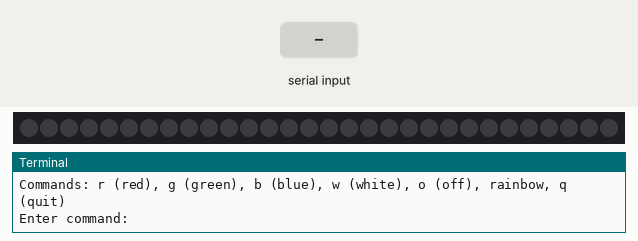
A program run on a simulated Raspberry Pi (BCM pin numbers). Parts: 30 RGB LEDs in strip order, left to right, the last lines printed to the terminal. The test bench sets the inputs (shaded band). Dim RGB values are drawn brighter than linear.

Above: at 1.2 s.
1.3 s: "rainbow" typed at the terminal, then Enter
At 1.45 s:
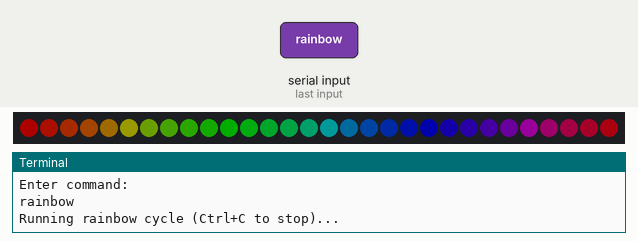
3.7 s: "r" typed at the terminal, then Enter
At 5.1 s:
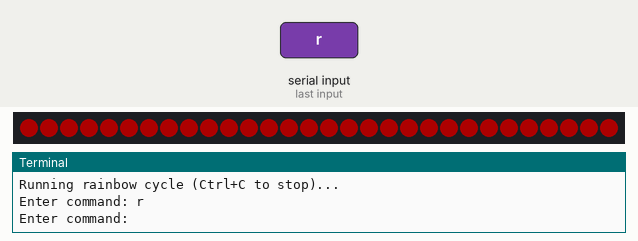
5.9 s: "g" typed at the terminal, then Enter
At 6.8 s:
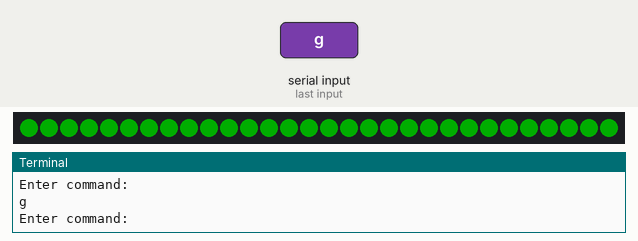
7.4 s: "b" typed at the terminal, then Enter
At 8.0 s:
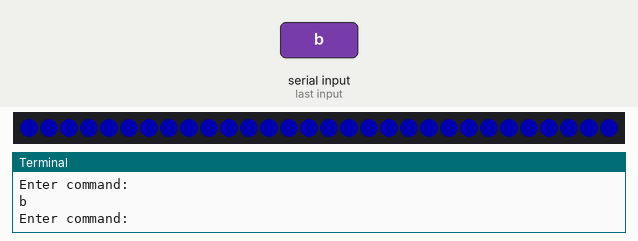
8.9 s: "w" typed at the terminal, then Enter
At 10.3 s:
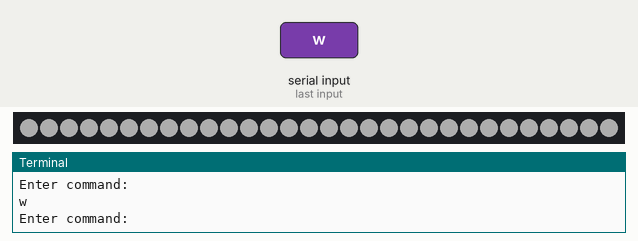
Timing chart, 0 to 11.4 s (numbered marks = the images above; inputs shaded):
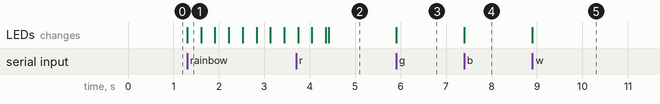

Measured:
- after the input at 1.3 s, the LEDs: change at once (image 1)
- after the input at 3.7 s, the LEDs: first differ from a run without the input after 0.72 s (image 2)
- after the input at 5.9 s, the LEDs: change at once (image 3)
- after the input at 7.4 s, the LEDs: change at once (image 4)
- after the input at 8.9 s, the LEDs: change at once (image 5)

The program:

debug_led.py
```python
#!/usr/bin/env python3
"""
NeoPixel Debug Script (Bit-bang version) for Jetson AGX Orin.
Requires: pip3 install adafruit-circuitpython-neopixel adafruit-blinka

Hardware:
- Connect NeoPixel DIN to Pin 7 (GPIO4 / AUD_MCLK) on the 40-pin header.
- Connect NeoPixel GND to Pin 6, 9, 14, 20, 25, 30, 34, or 39.
- Connect NeoPixel 5V to an external 5V supply.

Setup:
1. Ensure the user is in the 'gpio' group: sudo usermod -aG gpio $USER
2. Reboot or log out/in.
"""

import sys
import time
import board
import neopixel

# Using board.D4 (Pin 7 / GPIO4) for bit-banging.
# WARNING: Bit-banging WS2812 LEDs from user-space Python on Jetson/Linux is
# extremely sensitive to timing. If the strip flickers or shows wrong colors,
# it is because the OS kernel is interrupting the Python process.
PIXEL_PIN = board.D4
NUM_PIXELS = 30  # Adjust for your strip length
ORDER = neopixel.GRB

def main():
    print(f"Initializing NeoPixel strip on GPIO4 (Pin 7) with {NUM_PIXELS} pixels...")

    try:
        # Standard NeoPixel constructor (attempts bit-bang/PWM via Blinka)
        pixels = neopixel.NeoPixel(
            PIXEL_PIN,
            NUM_PIXELS,
            brightness=0.2,
            auto_write=False,
            pixel_order=ORDER
        )
    except Exception as e:
        print(f"Error: Could not initialize NeoPixels. {e}")
        print("\nPossible fixes:")
        print("1. Run with sudo if you have permission errors.")
        print("2. Ensure 'adafruit-blinka' and 'adafruit-circuitpython-neopixel' are installed.")
        print("3. If you get a 'NeoPixel involves precise timing' error, the Adafruit")
        print("   library is refusing to bit-bang on this pin because it's unreliable.")
        return

    print("Commands: r (red), g (green), b (blue), w (white), o (off), rainbow, q (quit)")

    while True:
        cmd = input("Enter command: ").strip().lower()

        if cmd == 'q':
            break
        elif cmd == 'r':
            pixels.fill((255, 0, 0))
        elif cmd == 'g':
            pixels.fill((0, 255, 0))
        elif cmd == 'b':
            pixels.fill((0, 0, 255))
        elif cmd == 'w':
            pixels.fill((255, 255, 255))
        elif cmd == 'o':
            pixels.fill((0, 0, 0))
        elif cmd == 'rainbow':
            print("Running rainbow cycle (Ctrl+C to stop)...")
            try:
                for j in range(255):
                    for i in range(NUM_PIXELS):
                        pixel_index = (i * 256 // NUM_PIXELS) + j
                        pixels[i] = wheel(pixel_index & 255)
                    pixels.show()
                    time.sleep(0.01)
            except KeyboardInterrupt:
                pass
        else:
            print("Unknown command.")
            continue

        pixels.show()

def wheel(pos):
    if pos < 0 or pos > 255:
        return (0, 0, 0)
    if pos < 85:
        return (255 - pos * 3, pos * 3, 0)
    if pos < 170:
        pos -= 85
        return (0, 255 - pos * 3, pos * 3)
    pos -= 170
    return (pos * 3, 0, 255 - pos * 3)

if __name__ == "__main__":
    main()
```
